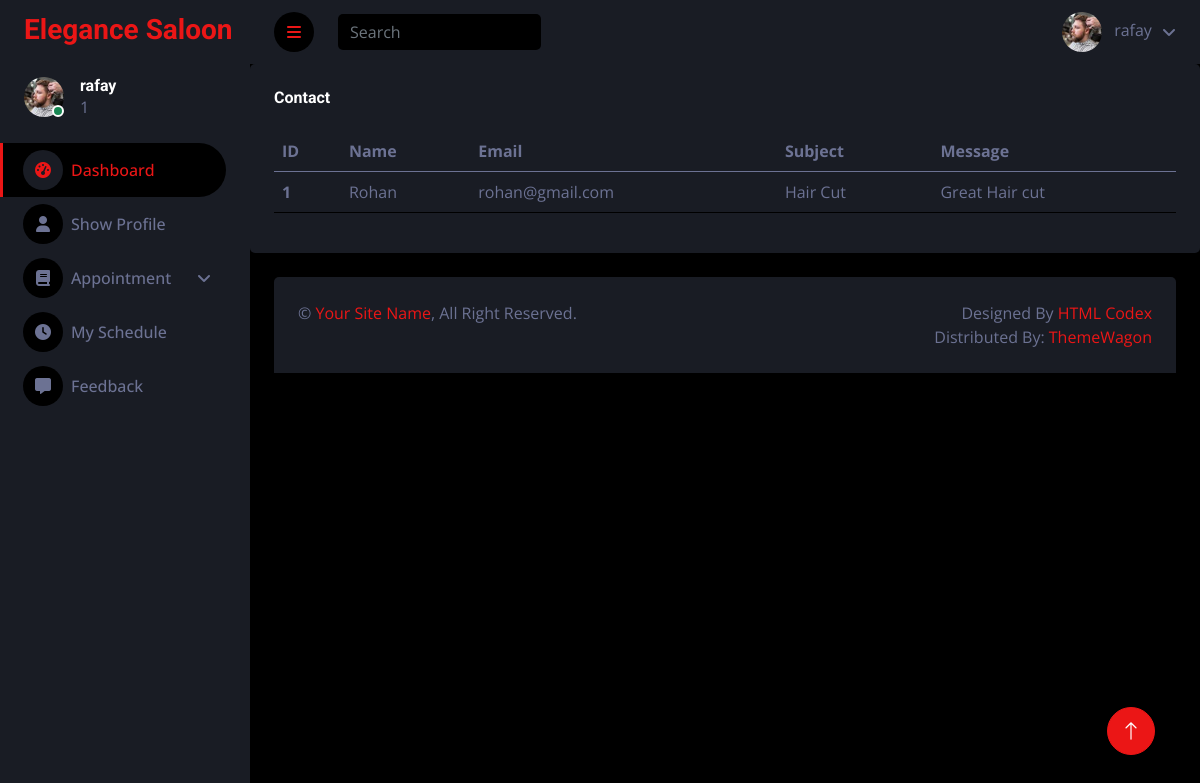
The app's page /admin/contactview.php (signed in) with its own data.
### tables this page shows
CREATE TABLE `contact` (
  `id` int(11) NOT NULL,
  `name` varchar(50) NOT NULL,
  `email` varchar(50) NOT NULL,
  `subject` varchar(50) NOT NULL,
  `message` varchar(100) NOT NULL
);

### admin/contactview.php (the view, shortened to what this page needs)
<?php
include('header.php');
include('../users/config.php');
?>
<div class="col-sm-12 col-xl-12">
    <div class="bg-secondary rounded h-100 p-4">
        <h6 class="mb-4">Contact</h6>
        <table class="table table-hover">
            <thead>
                <tr>
                    <th scope="col">ID</th>
                    <th scope="col">Name</th>
                    <th scope="col">Email</th>
                    <th scope="col">Subject</th>
                    <th scope="col">Message</th>
                </tr>
            </thead>
            <tbody>
                <?php
                $select = "SELECT * FROM contact ORDER BY id DESC";
                $stmt = $db->prepare($select);
                $stmt->execute();
                $result = $stmt->get_result();
                while ($row = $result->fetch_assoc()) {
                ?>
                    <tr>
                        <th scope="row"><?php echo htmlspecialchars($row['id']); ?></th>
                        <td><?php echo htmlspecialchars($row['name']); ?></td>
                        <td><?php echo htmlspecialchars($row['email']); ?></td>
                        <td><?php echo htmlspecialchars($row['subject']); ?></td>
                        <td><?php echo htmlspecialchars($row['message']); ?></td>
                    </tr>
                <?php
                }
                ?>
            </tbody>
        </table>
    </div>
</div>
<?php
include('footer.php');
?>

### admin/css/style.css (style rules this page uses)
:root { --primary: #EB1616; --secondary: #191C24; --light: #6C7293; --dark: #000000; }

### records on screen
contact: id "1", name "Rohan", email "rohan@gmail.com", subject "Hair Cut", message "Great Hair cut"

### other values on screen
$_SESSION['n'] "rafay"
$_SESSION['r'] "1"
